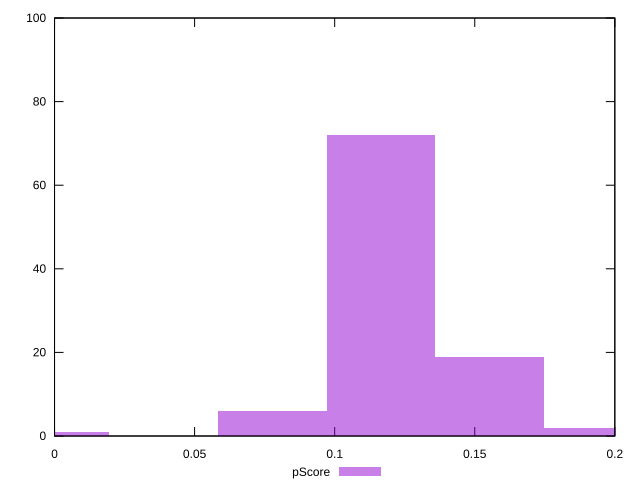

Source code (gnuplot):
reset

$pScore <<EOF
0 1
0.1165346218212063 72
0.1553794957616084 19
0.19422436970201049 2
0.0776897478808042 6
EOF

set key outside below
set boxwidth 0.0388448739404021
set xrange [0:0.2]
set yrange [0:100]
set trange [0:100]
set style fill transparent solid 0.5 noborder
set terminal svg size 640, 490 enhanced background rgb 'white'
set output "report_00012_2021-02-09T11:01:39.952Z/uses-text-compression/samples/pages+cached/pScore/histogram.svg"

plot $pScore title "pScore" with boxes

reset
